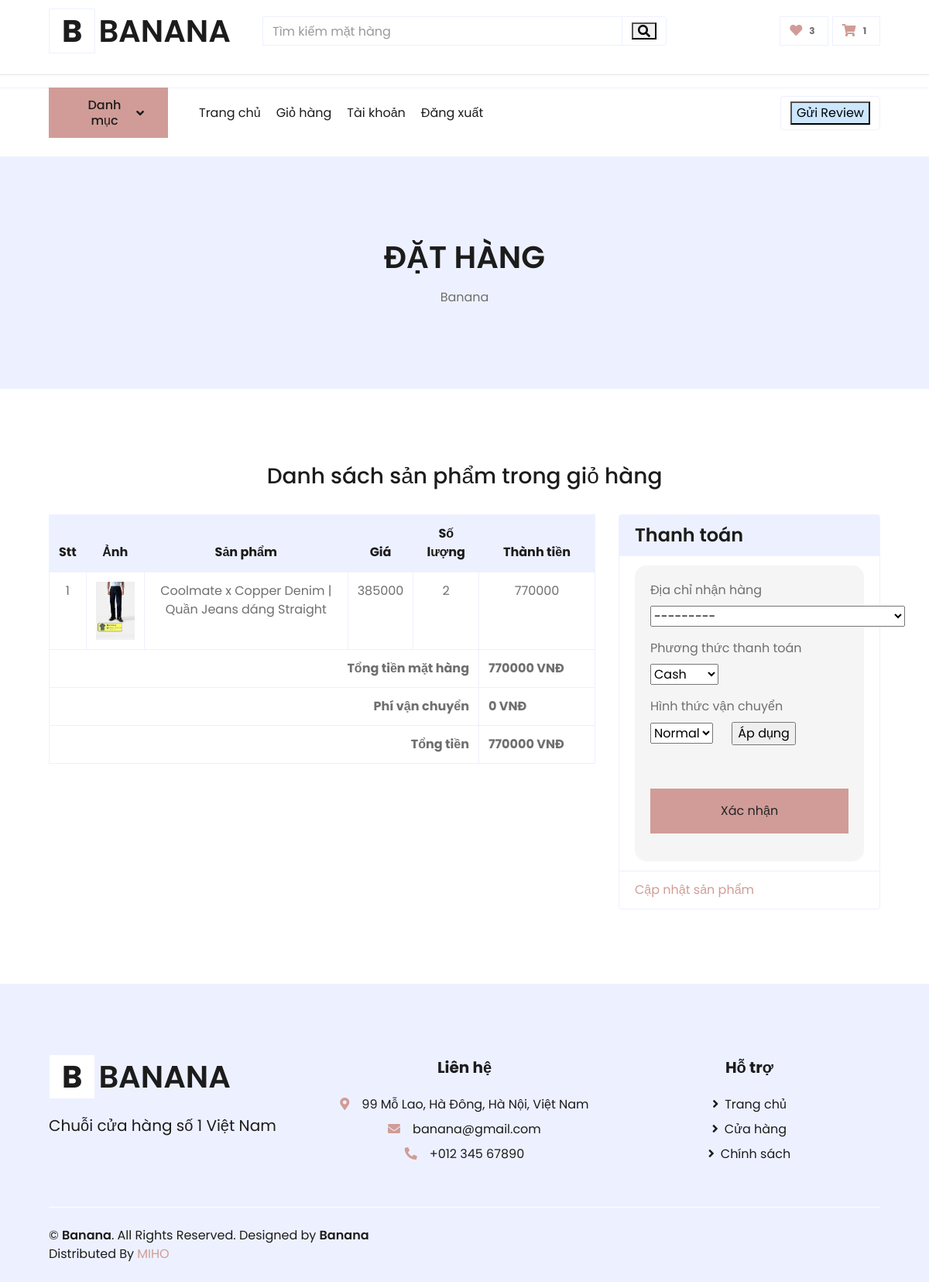
Before: /checkout/ (signed in) with the older database file.
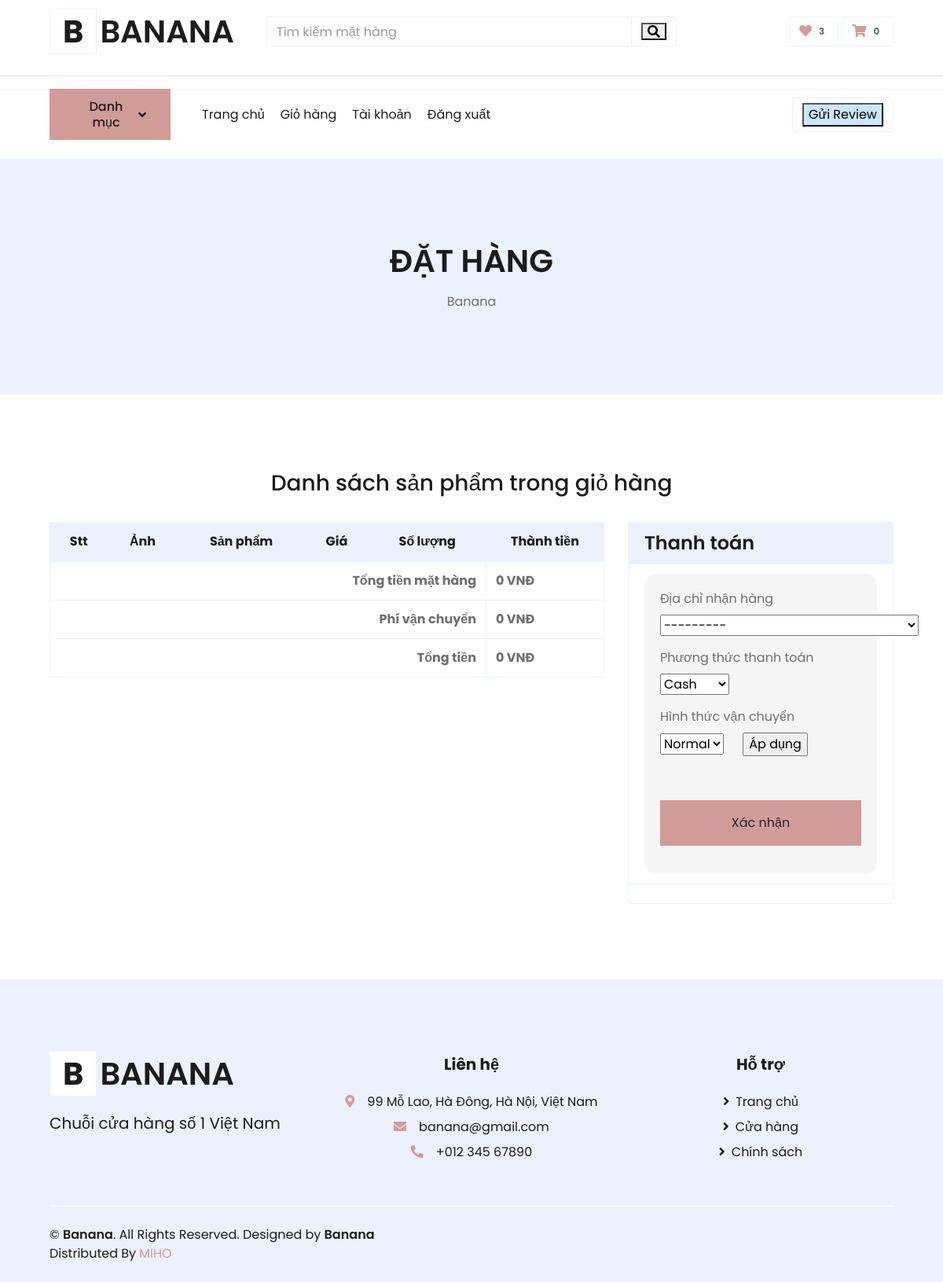
After: the same page with the newer database file.
### ecomapp/models.py (models this page shows, shortened)
class Customer(models.Model):
        id = models.AutoField(db_column='ID', primary_key=True)  # Field name made lowercase.
        userid = models.OneToOneField("Users", models.CASCADE, db_column='CustomerID', blank=True, null=True)
        typecustomer = models.CharField(db_column='TypeCustomer', max_length=255, blank=True, null=True)
        class Meta:
            db_table = 'customer'
        @property
        def count_item_cart(self):
            if Shoppingcart.objects.filter(customerid = self.id) ==None:
                return 0
            else:
                cart = Shoppingcart.objects.get(customerid = self.id)
                count = 0
                if Cartline.objects.filter(shoppingcartid  =cart) ==  None:
                    return 0
                else:
                    cartlinelist = Cartline.objects.filter(shoppingcartid  =cart)
                    for cartline in cartlinelist:
                        count+=1
                    return count
        @property
        def count_wishline(self):
            if Wishlist.objects.filter(customerid = self.id) ==None:
                return 0
            else:
                wishlist = Wishlist.objects.get(customerid = self.id)
                count = 0
                if Wishlistline.objects.filter(wishlistid  = wishlist) ==  None:
                    return 0
                else:
                    wishlinelist = Wishlistline.objects.filter(wishlistid  =wishlist)
                    for wishline in wishlinelist:
                        count+=1
                    return count

class Shoppingcart(models.Model):
    id = models.AutoField(db_column='ID', primary_key=True)  # Field name made lowercase.
    customerid = models.ForeignKey(Customer, models.CASCADE, db_column='CustomerID')  # Field name made lowercase.
    class Meta:
        db_table = 'shoppingcart'
    @property
    def total(self):
        s = 0
        for cartline in Cartline.objects.filter(shoppingcartid__id = self.id):
            s += cartline.sumPrice
        return s

class Cartline(models.Model):
    id = models.AutoField(db_column='ID', primary_key=True)  # Field name made lowercase.
    itemid = models.ForeignKey('Item', models.CASCADE, db_column='ItemID')  # Field name made lowercase.
    num = models.IntegerField(db_column='Num', blank=True, null=True)  # Field name made lowercase.
    shoppingcartid = models.ForeignKey('Shoppingcart', models.CASCADE, db_column='ShoppingCartID')  # Field name made lowercase.
    class Meta:
        db_table = 'cartline'
    @property
    def sumPrice(self):
        return (self.num * self.itemid.price)

class Item(models.Model):
    id = models.AutoField(db_column='ID', primary_key=True)  # Field name made lowercase.
    productid = models.ForeignKey('Product', models.CASCADE, db_column='ProductID')  # Field name made lowercase.
    price = models.BigIntegerField(db_column='Price', blank=True, null=True)  # Field name made lowercase.
    description = models.CharField(db_column='Description', max_length=2000, blank=True, null=True)  # Field name made lowercase.
    slug = models.SlugField(unique=True)
    image = models.ImageField(upload_to="products/images/")
    isUpload = models.BooleanField(default=False)
    class Meta:
        db_table = 'item'

class Product(models.Model):
    id = models.AutoField(db_column='ID', primary_key=True)
    producerid = models.ForeignKey(Producer, models.CASCADE, db_column='ProducerID')  # Field name made lowercase.
    manufacturingyear = models.IntegerField(db_column='ManufacturingYear', blank=True, null=True)  # Field name made lowercase.
    type = models.CharField(db_column='Type', max_length=255, blank=True, null=True)  # Field name made lowercase.
    name = models.CharField(db_column='Name', max_length=255, blank=True, null=True)  # Field name made lowercase.
    num = models.IntegerField(db_column='Number', default=0)
    class Meta:
        db_table = 'product'

class Account(models.Model):
    id = models.AutoField(db_column='ID', primary_key=True)  # Field name made lowercase.
    user = models.OneToOneField(User, on_delete=models.CASCADE,  null=True)
    date_create = models.DateField(db_column='Date_created', blank=True, null=True)
    class Meta:
        db_table = 'account'

class Users(models.Model):
    id = models.AutoField(db_column='ID', primary_key=True)  # Field name made lowercase.
    dateofbirth = models.DateField(db_column='DateOfBirth', blank=True, null=True)  # Field name made lowercase.
    gender = models.CharField(db_column='Gender', max_length=255, blank=True, null=True)  # Field name made lowercase.
    accountid = models.OneToOneField('Account', models.CASCADE, db_column='AccountID', blank=True, null=True)
    contactinfoid = models.OneToOneField('ContactInfo', models.CASCADE, db_column='ContactInfoID', blank=True, null=True)
    fullnameid = models.OneToOneField('FullName', models.CASCADE, db_column='FullNameID', blank=True, null=True)
    addressid = models.OneToOneField('Address', models.CASCADE, db_column='AddressID', blank=True, null=True)
    is_active = models.BooleanField(db_column='IsAcitve', default= True)
    class Meta:
        db_table = 'users'

class Wishlist(models.Model):
    id = models.AutoField(db_column='ID', primary_key=True)  # Field name made lowercase.
    customerid = models.ForeignKey(Customer, models.CASCADE, db_column='CustomerID')  # Field name made lowercase.
    class Meta:
        db_table = 'wishlist'

### ecomapp/views.py (the view, shortened to what this page needs)
# urls.py: path("checkout/", CheckoutView.as_view(), name="checkout"),
class CheckoutView(EcomMixin, CreateView ):
    template_name = "checkout.html"
    form_class = CheckoutForm
    success_url = reverse_lazy("ecomapp:home")
    def get_form_kwargs(self):
        kwargs = super(CheckoutView, self).get_form_kwargs()
        kwargs.update({'user': self.request.user})
        return kwargs
    def dispatch(self, request, *args, **kwargs):
        if not (request.user.is_authenticated and request.user.account):
            return redirect("/login/?next=/checkout/")
        return super().dispatch(request, *args, **kwargs)
    def get_context_data(self, **kwargs):
        context = super().get_context_data(**kwargs)
        cart_id = self.request.session.get("cart_id", None)
        customer = Customer.objects.get(userid__accountid__user = self.request.user)
        cart_obj = Shoppingcart.objects.get(id=cart_id) if cart_id else Shoppingcart.objects.get(customerid =customer)
        context['cart'] = cart_obj
        return context

### ecomapp/forms.py
class CheckoutForm(forms.ModelForm):
    customershippingaddress = forms.ModelChoiceField(queryset= CustomerShippingaddress.objects.all())
    paymentMethod = forms.CharField(label = "Payment Method", widget=forms.Select(choices=METHOD))
    shippingmethod = forms.CharField(label = "Shipping Method", widget=forms.Select(choices=METHOD_SHIPPING))
    class Meta:
        model = Order
        fields = ["customershippingaddress",
                  "paymentMethod", "shippingmethod"]
    def __init__(self,user, *args, **kwargs):
        customer = Customer.objects.get(userid__accountid__user = user)
        super(CheckoutForm, self).__init__(*args, **kwargs)
        self.fields['customershippingaddress'].queryset = CustomerShippingaddress.objects.filter(customerid =customer)

### ecomapp/models.py (called while the page is built)
    @property
    def address(self):
        return f"{self.description} {self.street} {self.subdistrict} {self.district} {self.city}"

    @property
    def address(self):
        return self.addressid.address

    def __str__(self):
        return f"{self.shippingaddressid.address}"

### templates/checkout.html (shortened to what the changed rows need)
{% extends 'base.html' %}
{% block content %}
<div class="container-fluid bg-secondary mb-5">
        <div class="d-flex flex-column align-items-center justify-content-center" style="min-height: 300px">
            <h1 class="font-weight-semi-bold text-uppercase mb-3">Đặt Hàng</h1>
        </div>
    </div>
<div class="container-fluid pt-5">
        <br>
        <div class="row px-xl-5">
            <div class="col-lg-8 table-responsive mb-5">
                <table class="table table-bordered text-center mb-0">
                    <thead class="bg-secondary text-dark">
                        <tr>
                            <th>Stt</th>
                            <th>Ảnh</th>
                            <th>Sản phẩm</th>
                            <th>Giá</th>
                            <th>Số lượng</th>
                            <th style = 'width: 150px;'>Thành tiền</th>
                        </tr>
                    </thead>
                    <tbody class="align-middle">
                              {% for cp in cart.cartline_set.all %}
                              <tr>
                                <td>{{forloop.counter}}</td>
                                <td><img src={{cp.itemid.image.url}} alt="" style="width: 50px;"></td>
                                <td>{{cp.itemid.productid.name}}</td>
                                <td>{{cp.itemid.price}}</td>
                                <td>{{cp.num}}</td>
                                <td>{{cp.sumPrice}}</td>
                            </tr>
                        {% endfor %}
                           <tr>
                        <th colspan="5" class="text-right">Tổng tiền mặt hàng</th>
                        <th class="text-left">{{cart.total}} VNĐ</th>
                    </tr>
                    <tr>
                        <th colspan="5" class="text-right">Phí vận chuyển</th>
                        <th class="text-left"> <span id = "result" >0</span> VNĐ</th>
                    </tr>
                    <tr>
                        <th colspan="5" class="text-right">Tổng tiền</th>
                        <th class="text-left"> <span id = "total"> {{cart.total}}</span> VNĐ</th>
                    </tr>
                    </tbody>
                </table>
            </div>
            <div class="col-lg-4">
                <div class="card border-secondary mb-5">
                    <div class="card-header bg-secondary border-0">
                        <h4 class="font-weight-semi-bold m-0">Thanh toán</h4>
                    </div>
                    <div class="card-footer border-secondary bg-transparent">
                         <form action="" method="POST" style = "background-color: #f5f5f5;padding: 20px; border-radius: 15px;">
                <br>
            </form>
                    </div>
                    <div class="card-footer border-secondary bg-transparent">
                        {% if cart.cartline_set.all %}
                            <th> <a href="{% url 'ecomapp:mycart' %}">Cập nhật sản phẩm</a></th>
                        {% endif %}
                    </div>
                </div>
            </div>
        </div>
    </div>
{% endblock %}

### templates/base.html (shortened to what the changed rows need)
<!DOCTYPE html>
<html lang="en">
{% load static %}
<head>
    <link rel="stylesheet" href="https://stackpath.bootstrapcdn.com/bootstrap/4.5.2/css/bootstrap.min.css">
    <link rel="stylesheet" type="text/css" href="{% static 'css/style.css' %}">
    <link href="https://cdnjs.cloudflare.com/ajax/libs/font-awesome/5.10.0/css/all.min.css" rel="stylesheet">
    <link href="https://cdnjs.cloudflare.com/ajax/libs/font-awesome/5.10.0/css/all.min.css" rel="stylesheet">
    <link href="{%static 'css/ol.css' %}" rel="stylesheet">
</head>
<body style="">
    <div class="container-fluid" >
        <div class="row align-items-center py-3 px-xl-5">
            <div class="col-lg-3 d-none d-lg-block">
                <a href="{% url 'ecomapp:home' %}" class="text-decoration-none">
                    <h1 class="m-0 display-5 font-weight-semi-bold"><span class=" font-weight-bold border px-3 mr-1" style = "background-color:white;">B</span>BANANA</h1>
                </a>
            </div>
            <div class="col-lg-3 col-6 text-right">
                <a href="{% url 'ecomapp:wishlist' %}" class="btn border">
                    <i class="fas fa-heart text-primary"></i>
                    {% if request.user.account == None%}
                        <span class="badge">0</span>
                    {% else %}
                        <span class="badge">{{request.user.account.users.customer.count_wishline}}</span>
                    {% endif %}
                </a>
                <a href="{% url 'ecomapp:mycart' %}" class="btn border" style = "background-color:white;">
                    <i class="fas fa-shopping-cart text-primary" ></i>
                    {% if request.user.account == None%}
                        <span class="badge">0</span>
                    {% else %}
                        <span class="badge">{{request.user.account.users.customer.count_item_cart}}</span>
                    {% endif %}
                </a>
            </div>
        </div>
    </div>
    <br>
    {% block content %}
    {% endblock %}
    <div class="container-fluid bg-secondary text-dark mt-5 pt-5">
        <div class="row px-xl-5 pt-5">
            <div class="col-lg-4 col-md-12 mb-5 pr-3 pr-xl-5">
                <a href="" class="text-decoration-none">
                    <h1 class="m-0 display-5 font-weight-semi-bold"><span class=" font-weight-bold border px-3 mr-1" style = "background-color:white;">B</span>BANANA</h1>
                </a>
                <br>
            </div>
        </div>
    </div>
</body>
</html>

Changed rows visible on the page:
removed Cartline: itemid.image (picture), itemid.productid.name "Coolmate x Copper Denim | Quần Jeans dáng Straight", itemid.price "385000", num "2", sumPrice "770000"
computed for Shoppingcart: total "770000" → "0"
Other visible differences:
{{ request.user.account.users.customer.count_item_cart }}: "1" → "0"
text no longer shown: "Cập nhật sản phẩm"
